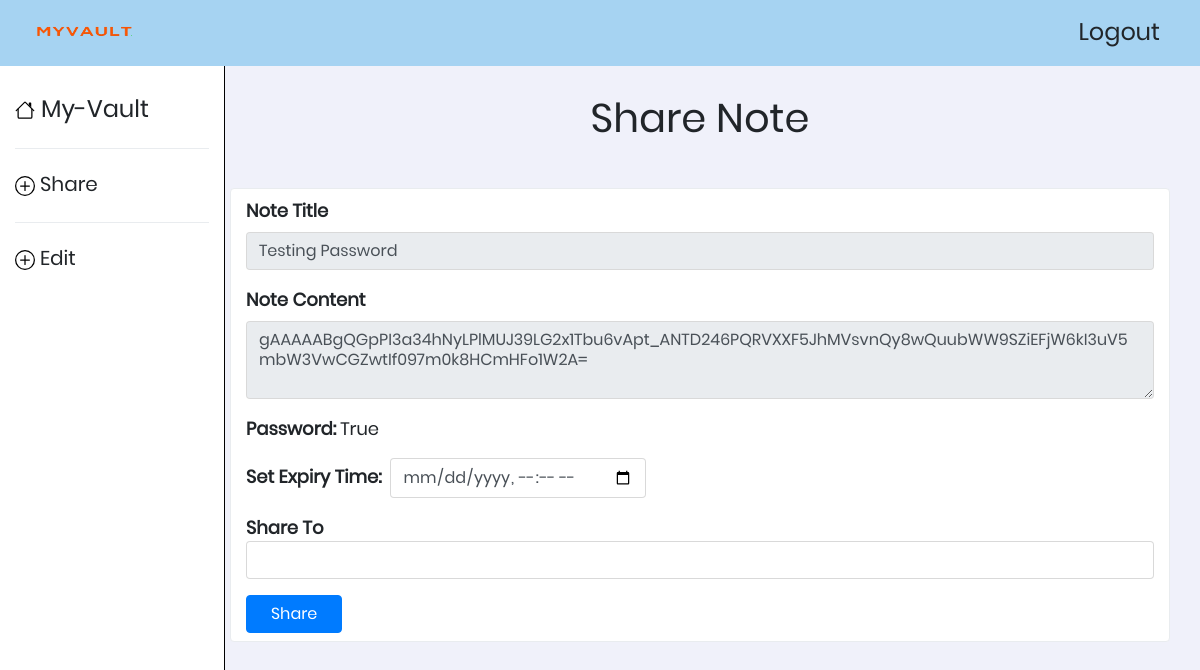
/user/note/share/3 (signed in), run on the app's committed database.
### login/models.py (models this page shows, shortened)
class Note(models.Model):
    title = models.CharField(max_length=1000, blank=False)
    secured_content = models.CharField(max_length=1000, blank=False, null=False)
    isset_Password = models.BooleanField(default=False)
    password = models.CharField(max_length=300, blank=True, null=True)
    created_at = models.DateTimeField(auto_now_add=True)
    expiry_time = models.DateTimeField(blank=True,null= True)
    creator = models.ForeignKey(Users, on_delete=models.CASCADE)

### login/views.py (the view)
# urls.py: path('user/note/share/<int:id>',views.Share, name="note_share"),
def Share(request,id = None):
    if request.session.get('session_email'):
        shareNote = Note.objects.get(id=id)
        return render(request,"share.html",{'shareNote':shareNote,'date':datetime.now()})
    return HttpResponseRedirect(reverse('login'))

### templates/share.html (shortened to what this page needs)
{% load static %}
<!DOCTYPE html>
<html lang="en">
  <head>
    <link rel="stylesheet" type="text/css" href="{% static 'vendor/bootstrap/css/bootstrap.min.css' %}">
    <link rel="stylesheet" type="text/css" href="{% static '/css/main.css' %}">
    <link rel="stylesheet" type="text/css"
      href="https://use.fontawesome.com/releases/v5.3.1/css/all.css"
>
  </head>
  <body>
    <header>
      <nav class="navbar fixed-top navbar-expand-lg navbar-light bg-nav">
        <a href="#" class="navbar-brand mx-3 h4"><img src="{% static 'images/logo-white.png'%}" alt="" width="100" height="30" /></a>
        <div class="collapse navbar-collapse" id="navigations">
          <ul class="navbar-nav ml-md-auto">
            <li class="nav-item mx-lg-4">
              <a href="{% url 'user_logout' %}" class="h4">
                Logout
              </a>
            </li>
          </ul>
        </div>
      </nav>
    </header>
    <div class="container-fluid mt-5">
      <div class="row">
        <div class="col-lg-2 pl-0">
          <aside class="collapse left-side d-lg-block" id="left-side">
            <div class="container-fluid mt-5">
              <ul class="navbar-nav">
                <li class="nav-item">
                  <a href="{% url 'user_dashboard' %}" class="h4">
                    <img src="{% static 'images/icons/home.svg' %}"
                      width="20" height="20" />
                    <span class="mt-2 4">My-Vault</span>
                  </a>
                </li>
                <div class="dropdown-divider my-4"></div>
                <li class="nav-item">
                  <a href="javascript:void(0);" class="h5">
                    <img src="{% static 'images/icons/plus-circle.svg' %}"
                      width="20" height="20" />
                    <span class="mt-2">Share</span>
                  </a>
                </li>
                <div class="dropdown-divider my-4"></div>
                <li class="nav-item">
                  <a href="{% url 'note_edit' shareNote.id %}" class="h5">
                    <img src="{% static 'images/icons/plus-circle.svg' %}"
                      width="20" height="20" />
                    <span class="mt-2">Edit</span>
                  </a>
                </li>
              </ul>
            </div>
          </aside>
        </div>
        <div class="col-lg-10 mt-5">
          <div class="container-fluid">
            <h1 class="text-center mb-5">Share Note</h1>
            <div class="container border rounded bg-white">
              <form action="{% url 'note_share_to' shareNote.id %}" method="POST">
              <div class="form-group">
                <label for="noteTitle" class="my-2">Note Title</label>
                <input type="text" class="form-control" id="noteTitle" name="title" placeholder="Enter Note Title" value="{{ shareNote.title }}" readonly/>
              </div>
              <div class="form-group">
                <label for="noteContent" class="my-2">Note Content</label>
                <textarea class="form-control" id="noteContent" name="secured_content" rows="3" placeholder="Enter Note Content" readonly>{{shareNote.secured_content}}</textarea>
              </div>
              <div class="form-group d-flex">
                <label for="SetPassword">Password:</label>&nbsp;
                <span style="font-size: 18px;">{{shareNote.isset_Password}}</span>
              </div>
              <div class="form-group" id="form-expiry">
                <label for="noteExpiry" class="d-inline">Set Expiry Time:</label>
                <input type="datetime-local" class="form-control d-inline-block ml-1" id="noteExpiry"  name="expiryTime" required />
              </div>
              <div class="form-group" id="form-expiry">
                <label for="emailto">Share To</label>
                <input type="email" class="form-control" id="emailto"  name="emailto" value="" required/>
              </div>
              <button type="submit" class="btn btn-primary mb-2 px-4">
                Share
              </button>
            </form>
            </div>
            </div>
          </div>
        </div>
      </div>
  </body>
</html>

### static/css/main.css (style rules this page uses)
* { margin: 0px; padding: 0px; box-sizing: border-box; }
body, html { height: 100%; font-family: Poppins-Regular, sans-serif; background-color: #f0f1fa; }
a { font-family: Poppins-Regular; font-size: 14px; line-height: 1.7; color: #666666; margin: 0px; transition: all 0.4s; -webkit-transition: all 0.4s; -o-transition: all 0.4s; -moz-transition: all 0.4s; }
h1,h2,h3,h4,h5,h6 { margin: 0px; }
ul, li { margin: 0px; list-style-type: none; }
input { outline: none; border: none; }
textarea { outline: none; border: none; }
label { display: block; margin: 0; font-weight: bolder; font-size: 18px; }
button { outline: none !important; border: none; background: transparent; }
.left-side { position: fixed; height: 100%; width: 225px; z-index: 10; background-color: #ffffff; border-right: 1px solid black; }
.bg-nav { background-color: #a6d3f2; }
input[type=datetime-local] { max-width: 16rem; }

### data on the page
Note: title "Testing Password", secured_content "gAAAAABgQGpPI3a34hNyLPlMUJ39LG2x1Tbu6vApt_ANTD246PQRVXXF5JhMVsvnQy8wQuubWW9SZiEFjW6kI3uV5mbW3VwCGZwtIf097m0k8HCmHFo1W2A=", isset_Password "True"
